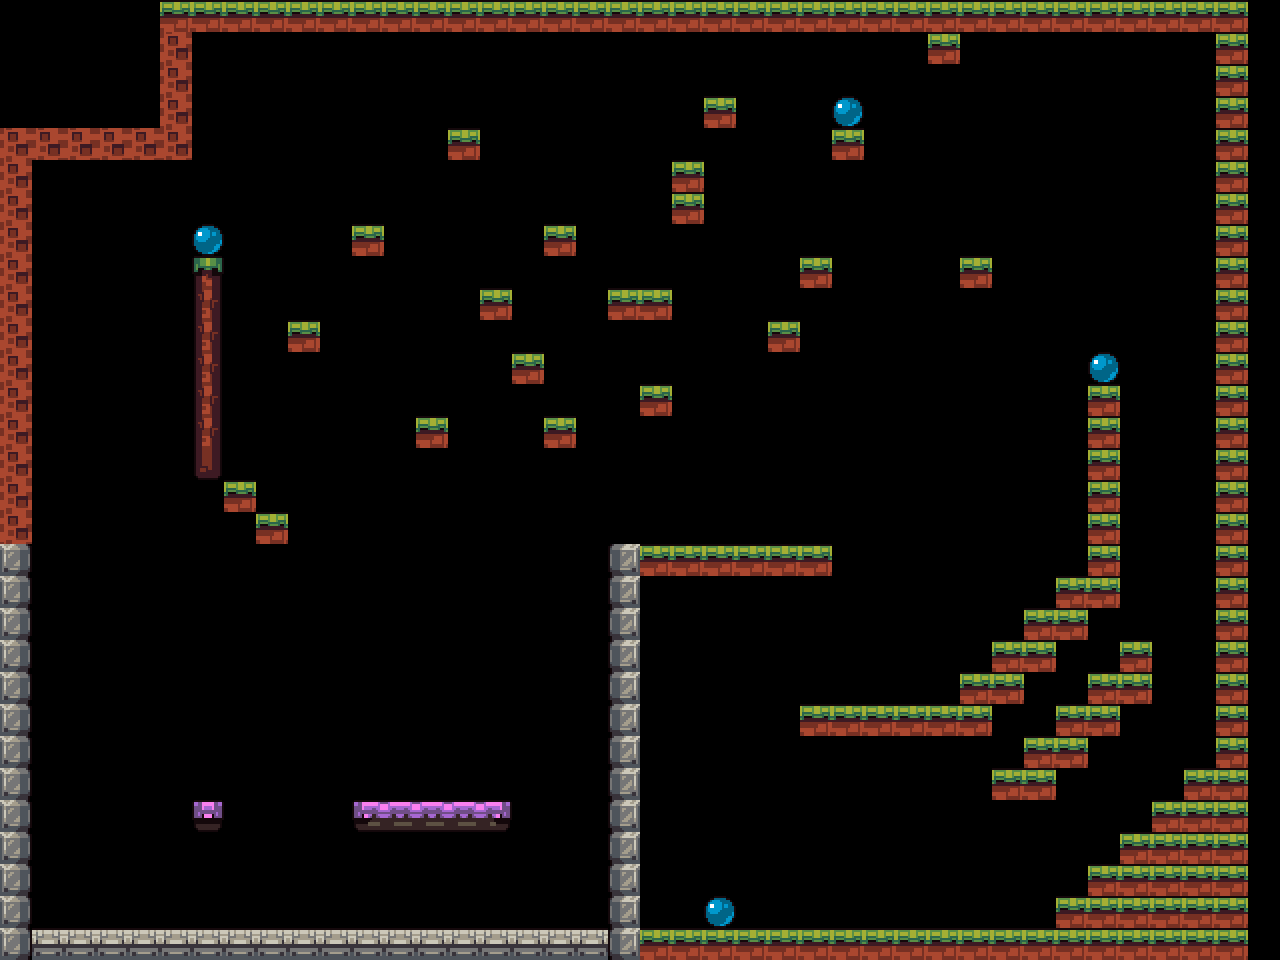

This game map was drawn from its Tiled (.tmx) file and the tilesets committed beside it. A one-line description and the full map source follow:
An orthogonal 40x30 tile map with 32x32 px tiles, 1 tile layer (Collision Tile Layer).

<map version="1.0" orientation="orthogonal" renderorder="right-down" width="40" height="30" tilewidth="32" tileheight="32" nextobjectid="5">
 <tileset firstgid="1" name="goodly-2x" tilewidth="32" tileheight="32" tilecount="256" columns="16">
  <image source="goodly-2x.png" width="512" height="512" />
 </tileset>
 <layer name="Collision Tile Layer" width="40" height="30">
  <data encoding="csv">
0,0,0,0,0,18,18,18,18,18,18,18,18,18,18,18,18,18,18,18,18,18,18,18,18,18,18,18,18,18,18,18,18,18,18,18,18,18,18,0,
0,0,0,0,0,34,0,0,0,0,0,0,0,0,0,0,0,0,0,0,0,0,0,0,0,0,0,0,0,18,0,0,0,0,0,0,0,0,18,0,
0,0,0,0,0,34,0,0,0,0,0,0,0,0,0,0,0,0,0,0,0,0,0,0,0,0,0,0,0,0,0,0,0,0,0,0,0,0,18,0,
0,0,0,0,0,34,0,0,0,0,0,0,0,0,0,0,0,0,0,0,0,0,18,0,0,0,4,0,0,0,0,0,0,0,0,0,0,0,18,0,
34,34,34,34,34,34,0,0,0,0,0,0,0,0,18,0,0,0,0,0,0,0,0,0,0,0,18,0,0,0,0,0,0,0,0,0,0,0,18,0,
34,0,0,0,0,0,0,0,0,0,0,0,0,0,0,0,0,0,0,0,0,18,0,0,0,0,0,0,0,0,0,0,0,0,0,0,0,0,18,0,
34,0,0,0,0,0,0,0,0,0,0,0,0,0,0,0,0,0,0,0,0,18,0,0,0,0,0,0,0,0,0,0,0,0,0,0,0,0,18,0,
34,0,0,0,0,0,4,0,0,0,0,18,0,0,0,0,0,18,0,0,0,0,0,0,0,0,0,0,0,0,0,0,0,0,0,0,0,0,18,0,
34,0,0,0,0,0,20,0,0,0,0,0,0,0,0,0,0,0,0,0,0,0,0,0,0,18,0,0,0,0,18,0,0,0,0,0,0,0,18,0,
34,0,0,0,0,0,36,0,0,0,0,0,0,0,0,18,0,0,0,18,18,0,0,0,0,0,0,0,0,0,0,0,0,0,0,0,0,0,18,0,
34,0,0,0,0,0,36,0,0,18,0,0,0,0,0,0,0,0,0,0,0,0,0,0,18,0,0,0,0,0,0,0,0,0,0,0,0,0,18,0,
34,0,0,0,0,0,36,0,0,0,0,0,0,0,0,0,18,0,0,0,0,0,0,0,0,0,0,0,0,0,0,0,0,0,4,0,0,0,18,0,
34,0,0,0,0,0,36,0,0,0,0,0,0,0,0,0,0,0,0,0,18,0,0,0,0,0,0,0,0,0,0,0,0,0,18,0,0,0,18,0,
34,0,0,0,0,0,36,0,0,0,0,0,0,18,0,0,0,18,0,0,0,0,0,0,0,0,0,0,0,0,0,0,0,0,18,0,0,0,18,0,
34,0,0,0,0,0,52,0,0,0,0,0,0,0,0,0,0,0,0,0,0,0,0,0,0,0,0,0,0,0,0,0,0,0,18,0,0,0,18,0,
34,0,0,0,0,0,0,18,0,0,0,0,0,0,0,0,0,0,0,0,0,0,0,0,0,0,0,0,0,0,0,0,0,0,18,0,0,0,18,0,
34,0,0,0,0,0,0,0,18,0,0,0,0,0,0,0,0,0,0,0,0,0,0,0,0,0,0,0,0,0,0,0,0,0,18,0,0,0,18,0,
43,0,0,0,0,0,0,0,0,0,0,0,0,0,0,0,0,0,0,41,18,18,18,18,18,18,0,0,0,0,0,0,0,0,18,0,0,0,18,0,
43,0,0,0,0,0,0,0,0,0,0,0,0,0,0,0,0,0,0,41,0,0,0,0,0,0,0,0,0,0,0,0,0,18,18,0,0,0,18,0,
43,0,0,0,0,0,0,0,0,0,0,0,0,0,0,0,0,0,0,41,0,0,0,0,0,0,0,0,0,0,0,0,18,18,0,0,0,0,18,0,
43,0,0,0,0,0,0,0,0,0,0,0,0,0,0,0,0,0,0,41,0,0,0,0,0,0,0,0,0,0,0,18,18,0,0,18,0,0,18,0,
43,0,0,0,0,0,0,0,0,0,0,0,0,0,0,0,0,0,0,41,0,0,0,0,0,0,0,0,0,0,18,18,0,0,18,18,0,0,18,0,
43,0,0,0,0,0,0,0,0,0,0,0,0,0,0,0,0,0,0,41,0,0,0,0,0,18,18,18,18,18,18,0,0,18,18,0,0,0,18,0,
43,0,0,0,0,0,0,0,0,0,0,0,0,0,0,0,0,0,0,41,0,0,0,0,0,0,0,0,0,0,0,0,18,18,0,0,0,0,18,0,
43,0,0,0,0,0,0,0,0,0,0,0,0,0,0,0,0,0,0,41,0,0,0,0,0,0,0,0,0,0,0,18,18,0,0,0,0,18,18,0,
43,0,0,0,0,0,66,0,0,0,0,85,86,86,86,87,0,0,0,41,0,0,0,0,0,0,0,0,0,0,0,0,0,0,0,0,18,18,18,0,
43,0,0,0,0,0,0,0,0,0,0,0,0,0,0,0,0,0,0,41,0,0,0,0,0,0,0,0,0,0,0,0,0,0,0,18,18,18,18,0,
43,0,0,0,0,0,0,0,0,0,0,0,0,0,0,0,0,0,0,41,0,0,0,0,0,0,0,0,0,0,0,0,0,0,18,18,18,18,18,0,
43,0,0,0,0,0,0,0,0,0,0,0,0,0,0,0,0,0,0,41,0,0,4,0,0,0,0,0,0,0,0,0,0,18,18,18,18,18,18,0,
43,26,26,26,26,26,26,26,26,26,26,26,26,26,26,26,26,26,26,41,18,18,18,18,18,18,18,18,18,18,18,18,18,18,18,18,18,18,18,0
</data>
 </layer>
 </map>
